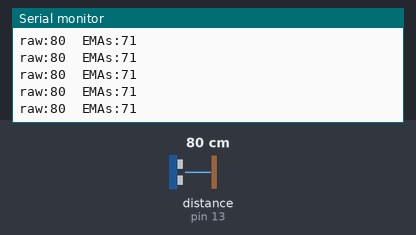
A sketch run on a simulated Arduino Uno, built with avr-gcc and run on an emulated ATmega328P. Parts: the last lines printed to the serial monitor. The inputs (shaded band) are chosen by the test bench; at power-on: distance to the obstacle (sensor on pin 13) 80 cm. The echo pulse lasts 58.3 µs per cm.

Above: at 1.2 s.
1.3 s: distance to the obstacle (sensor on pin 13) set to 4 cm
At 1.8 s:
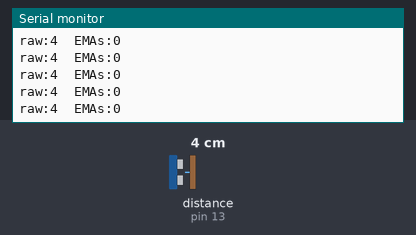
4.3 s: distance to the obstacle (sensor on pin 13) set to 9 cm
At 4.8 s:
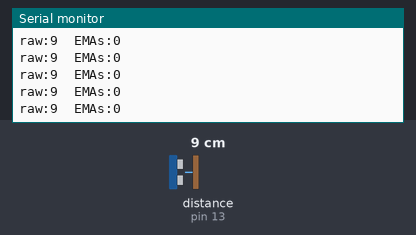
7.3 s: distance to the obstacle (sensor on pin 13) set to 18 cm
At 7.8 s:
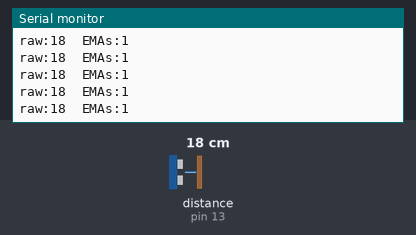
10.3 s: distance to the obstacle (sensor on pin 13) set to 35 cm
At 10.8 s:
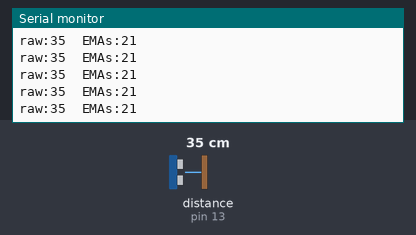
19.3 s: distance to the obstacle (sensor on pin 13) set to 2 cm
At 20.1 s:
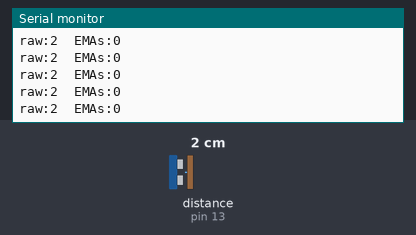
22.3 s: distance to the obstacle (sensor on pin 13) set to 60 cm
At 22.8 s:
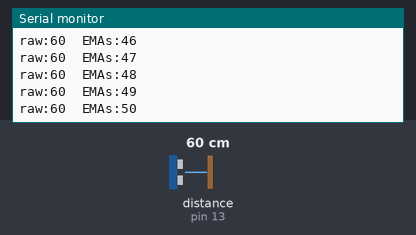
Timing chart, 0 to 25.3 s (numbered marks = the images above; inputs shaded):
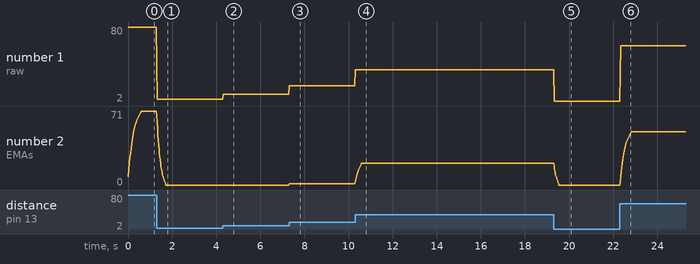

The sketch:

W07_22_sonar-LOWPASS-filter.ino
```cpp
// basic sonar testing - filters
// exponential moving average (EMA), or low pass filter
// https://www.norwegiancreations.com/2015/10/tutorial-potentiometers-with-arduino-and-filtering/


#include <Ultrasonic.h>

//Ultra sonic sensor pin definitions
int trigpin = 12;//appoint trigger pin
int echopin = 13;//appoint echo pin
Ultrasonic ultrasonic(trigpin,echopin); // create object

// filter variables
// exponential moving average
int   EMAValue    = 0;
float EMAConstant = 0.1; // teetertotter fulcrum


void setup() {
  // put your setup code here, to run once:
  Serial.begin(9600);
  ultrasonic.setTimeout(15000UL); // see examples OR https://tangiblemedia.ca/building-blocks/sonar-sensor-ultrasonic-distance-detector/
}

void loop() {

    int newDistanceReading = averageUltraSonic(2); // average (X) readings

    //calculate the EMA -- low pass filter
    EMAValue = (int)(EMAConstant*newDistanceReading) + ((1.0-EMAConstant)*EMAValue);  // recursive -- uses itself

    Serial.print("raw:" );

    Serial.print(newDistanceReading);
    Serial.print("  ");
    Serial.print("EMAs:" );
    Serial.println(EMAValue);
    delay(10);

}


// this function reads the distance 'howMany' times
// it then returns the average of those readings

int averageUltraSonic( int howMany ){
  long dist = 0;
  for (int i = 0; i < howMany; i++){
      dist += ultrasonic.read();
      delay(2);
  }
  return dist = (int) dist / howMany;
}
```

Measured:
- after the input at 1.3 s, the serial monitor: prints a new line at once (image 1)
- after the input at 4.3 s, the serial monitor: prints a new line at once (image 2)
- after the input at 7.3 s, the serial monitor: prints a new line at once (image 3)
- after the input at 10.3 s, the serial monitor: prints a new line at once (image 4)
- after the input at 19.3 s, the serial monitor: prints a new line at once (image 5)
- after the input at 22.3 s, the serial monitor: prints a new line at once (image 6)
- plotted number 1: 80 → 4 after the input at 1.3 s, 9 → 18 after the input at 7.3 s, 18 → 35 after the input at 10.3 s, 35 → 2 after the input at 19.3 s, 2 → 60 after the input at 22.3 s
- plotted number 2: 71 → 0 after the input at 1.3 s, 0 → 1 after the input at 7.3 s, 1 → 21 after the input at 10.3 s, 21 → 0 after the input at 19.3 s, 0 → 51 after the input at 22.3 s
